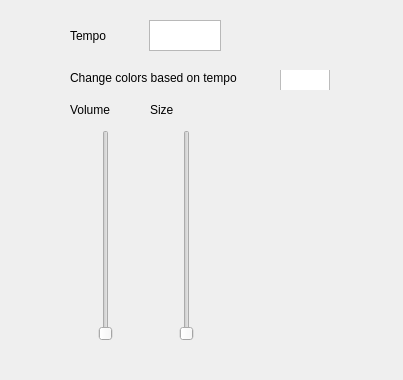
<?xml version="1.0" encoding="UTF-8"?>
<ui version="4.0">
 <class>Slider</class>
 <widget class="QDialog" name="Slider">
  <property name="geometry">
   <rect>
    <x>0</x>
    <y>0</y>
    <width>403</width>
    <height>380</height>
   </rect>
  </property>
  <property name="windowTitle">
   <string>Dialog</string>
  </property>
  <widget class="QWidget" name="horizontalLayoutWidget">
   <property name="geometry">
    <rect>
     <x>70</x>
     <y>130</y>
     <width>71</width>
     <height>211</height>
    </rect>
   </property>
   <layout class="QHBoxLayout" name="horizontalLayout">
    <item>
     <widget class="QSlider" name="volumeSlider">
      <property name="orientation">
       <enum>Qt::Vertical</enum>
      </property>
     </widget>
    </item>
   </layout>
  </widget>
  <widget class="QWidget" name="horizontalLayoutWidget_2">
   <property name="geometry">
    <rect>
     <x>150</x>
     <y>130</y>
     <width>73</width>
     <height>211</height>
    </rect>
   </property>
   <layout class="QHBoxLayout" name="horizontalLayout_2">
    <item>
     <widget class="QSlider" name="scaleSlider">
      <property name="orientation">
       <enum>Qt::Vertical</enum>
      </property>
     </widget>
    </item>
   </layout>
  </widget>
  <widget class="QLabel" name="label">
   <property name="geometry">
    <rect>
     <x>70</x>
     <y>100</y>
     <width>63</width>
     <height>20</height>
    </rect>
   </property>
   <property name="text">
    <string>Volume</string>
   </property>
  </widget>
  <widget class="QLabel" name="label_2">
   <property name="geometry">
    <rect>
     <x>150</x>
     <y>100</y>
     <width>63</width>
     <height>20</height>
    </rect>
   </property>
   <property name="text">
    <string>Size</string>
   </property>
  </widget>
  <widget class="QWidget" name="layoutWidget">
   <property name="geometry">
    <rect>
     <x>70</x>
     <y>20</y>
     <width>151</width>
     <height>31</height>
    </rect>
   </property>
   <layout class="QHBoxLayout" name="horizontalLayout_3">
    <item>
     <widget class="QLabel" name="label_3">
      <property name="sizePolicy">
       <sizepolicy hsizetype="Ignored" vsizetype="Ignored">
        <horstretch>0</horstretch>
        <verstretch>0</verstretch>
       </sizepolicy>
      </property>
      <property name="text">
       <string>Tempo</string>
      </property>
     </widget>
    </item>
    <item>
     <widget class="QTextBrowser" name="textBrowser">
      <property name="sizePolicy">
       <sizepolicy hsizetype="Ignored" vsizetype="Ignored">
        <horstretch>0</horstretch>
        <verstretch>0</verstretch>
       </sizepolicy>
      </property>
     </widget>
    </item>
   </layout>
  </widget>
  <widget class="QCheckBox" name="checkBox">
   <property name="geometry">
    <rect>
     <x>280</x>
     <y>70</y>
     <width>51</width>
     <height>20</height>
    </rect>
   </property>
   <property name="styleSheet">
    <string notr="true">QCheckBox::indicator {
  width: 50px;
  height: 50px;
}

QCheckBox::indicator:checked {
  image: url(&quot;:/Icons/img/on-button.png&quot;);
}

QCheckBox::indicator:unchecked {
  image: url(&quot;:/Icons/img/off-button.png&quot;);
}</string>
   </property>
   <property name="text">
    <string/>
   </property>
  </widget>
  <widget class="QLabel" name="label_5">
   <property name="geometry">
    <rect>
     <x>70</x>
     <y>70</y>
     <width>171</width>
     <height>16</height>
    </rect>
   </property>
   <property name="text">
    <string>Change colors based on tempo</string>
   </property>
  </widget>
 </widget>
 <resources/>
 <connections/>
</ui>
